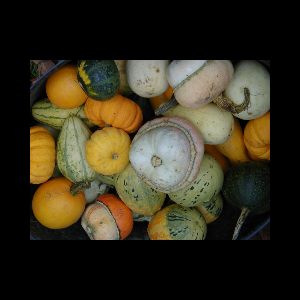

This chart was generated by the following Python code:
#!/usr/bin/env python

# Read a tiled RGB TIFF file and display with vtkImageActor.

import os

import vtkmodules.vtkInteractionStyle  # noqa: F401
import vtkmodules.vtkRenderingFreeType  # noqa: F401
import vtkmodules.vtkRenderingOpenGL2  # noqa: F401

from vtkmodules.vtkIOImage import vtkTIFFReader
from vtkmodules.vtkRenderingCore import (
    vtkImageActor,
    vtkRenderWindow,
    vtkRenderWindowInteractor,
    vtkRenderer,
)

# Source
data_dir = os.environ.get("VPE_DATA_DIR", os.path.dirname(os.path.abspath(__file__)))

# Read tiled RGB TIFF
tiff_reader = vtkTIFFReader()
tiff_reader.SetFileName(os.path.join(data_dir, "libtiff", "gourds_tiled_200x300.tif"))
tiff_reader.Update()

# Display with vtkImageActor
image_actor = vtkImageActor()
image_actor.GetMapper().SetInputConnection(tiff_reader.GetOutputPort())

# Renderer
renderer = vtkRenderer()
renderer.AddActor(image_actor)

# Render window
render_window = vtkRenderWindow()
render_window.AddRenderer(renderer)
render_window.SetWindowName("tiff reader tiled rgb")
render_window.SetMultiSamples(0)
render_window.SetSize(300, 300)

# Interactor
interactor = vtkRenderWindowInteractor()
interactor.SetRenderWindow(render_window)

# Scene
renderer.GetActiveCamera().ParallelProjectionOn()
renderer.ResetCamera()

interactor.Initialize()
interactor.Start()
